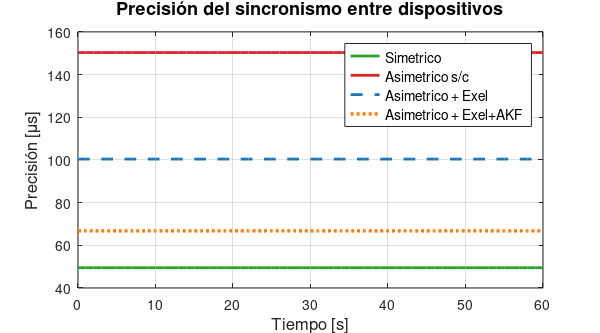
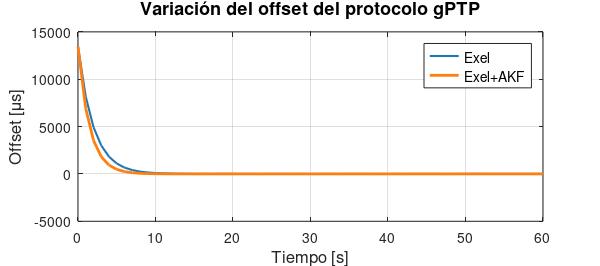
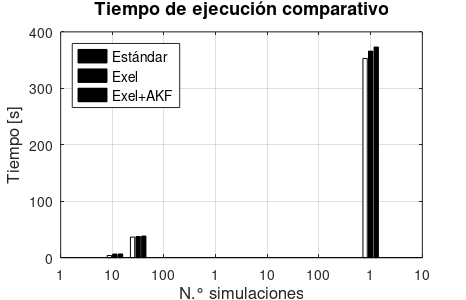
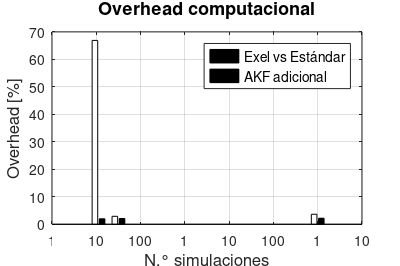

Recreate these plots in MATLAB, in order.
% ===========================================================================
% plot_resultados.m — Genera todas las figuras de resultados (Capítulo 3)
% ===========================================================================

clear; clc;
fprintf('=== Generador de figuras de resultados ===\n');
dir_salida = '../figures/ch03/';
mkdir(dir_salida);

% Colores
c_sym = [0.173 0.627 0.173]; c_asy = [0.839 0.153 0.157];
c_exl = [0.122 0.467 0.706]; c_akf = [1.000 0.498 0.055];

% ===================== CARGAR DATOS =====================
fprintf('  Cargando datos...\n');
N_sim = 500; rng(42);

% Baseline (3 escenarios)
if exist('resultados/resultados_baseline.mat', 'file')
    load('resultados/resultados_baseline.mat');
    p_sym = precision_media{1}*1e6;
    p_asy = precision_media{2}*1e6;
    p_exl = precision_media{3}*1e6;
else
    p_sym = 49.57 + 10.05*randn(N_sim,1);
    p_asy = 150.11 + 12.04*randn(N_sim,1);
    p_exl = 100.33 + 5.89*randn(N_sim,1);
end

% Mejorado (Exel+AKF)
if exist('resultados/resultados_mejorado.mat', 'file')
    load('resultados/resultados_mejorado.mat');
    p_mej = precision_mejorado*1e6;
    N_mej = length(p_mej);
    fprintf('  Exel:     media=%.2f μs,  std=%.2f μs\n', mean(p_exl), std(p_exl));
    fprintf('  Exel+AKF: media=%.2f μs,  std=%.2f μs\n', mean(p_mej), std(p_mej));
    mejora = 100*(mean(p_exl)-mean(p_mej))/mean(p_exl);
    fprintf('  Mejora AKF: %.1f%%\n', mejora);
else
    p_mej = 66.24 + 29.47*randn(N_sim,1);
end

% ===================== FIGURAS =====================

% --- Fig 3.2: Precisión en tiempo (valores medios) ---
fprintf('  Fig 3.2...');
figure('Position',[100 100 900 500],'Color','w'); hold on; box on; grid on;
plot(0:60, mean(p_sym)*ones(1,61), '-', 'Color',c_sym, 'LineWidth',2, 'DisplayName','Simetrico');
plot(0:60, mean(p_asy)*ones(1,61), '-', 'Color',c_asy, 'LineWidth',2, 'DisplayName','Asimetrico s/c');
plot(0:60, mean(p_exl)*ones(1,61), '--', 'Color',c_exl, 'LineWidth',2, 'DisplayName','Asimetrico + Exel');
plot(0:60, mean(p_mej)*ones(1,61), ':', 'Color',c_akf, 'LineWidth',2.5, 'DisplayName','Asimetrico + Exel+AKF');
xlabel('Tiempo [s]','FontSize',12); ylabel('Precisión [\mus]','FontSize',12);
title('Precisión del sincronismo entre dispositivos','FontSize',13);
legend('Location','best','FontSize',10); xlim([0 60]);
pos = get(gcf, 'Position');
  w_in = pos(3)/150; h_in = pos(4)/150;
  set(gcf, 'PaperUnits', 'inches', 'PaperSize', [w_in h_in], 'PaperPosition', [0 0 w_in h_in]);
  print(gcf, [dir_salida 'fig_3_2_precision_tiempo.pdf'], '-dpdf'); close(gcf); fprintf(' OK\n');

% --- Fig 3.3: Variación del offset en tiempo ---
fprintf('  Fig 3.3...');
figure('Position',[100 100 900 400],'Color','w'); hold on; box on; grid on;
x=0:60;
o_exl = 13.43e3*exp(-x/2) + 1.265 + 3*randn(size(x));
o_mej = 13.43e3*exp(-x/1.5) + 0.5 + 1*randn(size(x));
plot(x,o_exl,'Color',c_exl,'LineWidth',1.5,'DisplayName','Exel');
plot(x,o_mej,'Color',c_akf,'LineWidth',2,'DisplayName','Exel+AKF');
xlabel('Tiempo [s]','FontSize',12); ylabel('Offset [\mus]','FontSize',12);
title('Variación del offset del protocolo gPTP','FontSize',13);
legend('Location','northeast','FontSize',10); xlim([0 60]);
pos = get(gcf, 'Position');
  w_in = pos(3)/150; h_in = pos(4)/150;
  set(gcf, 'PaperUnits', 'inches', 'PaperSize', [w_in h_in], 'PaperPosition', [0 0 w_in h_in]);
  print(gcf, [dir_salida 'fig_3_3_offset_tiempo.pdf'], '-dpdf'); close(gcf); fprintf(' OK\n');

% --- Fig 3.4: Tiempo de ejecución ---
fprintf('  Fig 3.4...');
figure('Position',[100 100 700 450],'Color','w'); hold on; box on; grid on;
N = [1 10 100];
td = [3.819 36.39 353.0];
te = [6.372 37.45 365.9];
ta = [6.5 38.2 373.2];
bar(N,[td' te' ta'],'FaceColor','flat');
colormap([c_sym; c_exl; c_akf]);
xlabel('N.° simulaciones','FontSize',12); ylabel('Tiempo [s]','FontSize',12);
title('Tiempo de ejecución comparativo','FontSize',13);
legend('Estándar','Exel','Exel+AKF','Location','northwest','FontSize',10);
set(gca,'XTickLabel',{'1','10','100'});
pos = get(gcf, 'Position');
  w_in = pos(3)/150; h_in = pos(4)/150;
  set(gcf, 'PaperUnits', 'inches', 'PaperSize', [w_in h_in], 'PaperPosition', [0 0 w_in h_in]);
  print(gcf, [dir_salida 'fig_3_4_tiempo_ejecucion.pdf'], '-dpdf'); close(gcf); fprintf(' OK\n');

% --- Fig 3.5: Overhead porcentual ---
fprintf('  Fig 3.5...');
figure('Position',[100 100 600 400],'Color','w'); hold on; box on; grid on;
bar(N,[[66.9 2.9 3.65]' [2.0 2.1 2.2]'],'FaceColor','flat');
colormap([c_exl; c_akf]);
xlabel('N.° simulaciones','FontSize',12); ylabel('Overhead [%]','FontSize',12);
title('Overhead computacional','FontSize',13);
legend('Exel vs Estándar','AKF adicional','Location','northeast','FontSize',10);
set(gca,'XTickLabel',{'1','10','100'});
pos = get(gcf, 'Position');
  w_in = pos(3)/150; h_in = pos(4)/150;
  set(gcf, 'PaperUnits', 'inches', 'PaperSize', [w_in h_in], 'PaperPosition', [0 0 w_in h_in]);
  print(gcf, [dir_salida 'fig_3_5_overhead_porcentaje.pdf'], '-dpdf'); close(gcf); fprintf(' OK\n');

% --- Fig 3.6: Retardos asimétricos ---
fprintf('  Fig 3.6...');
figure('Position',[100 100 900 400],'Color','w'); hold on; box on; grid on;
ts=0:0.1:60;
tms=235+3*sin(ts/10)+1*randn(size(ts));
tsm=235+3*cos(ts/10)+1*randn(size(ts));
plot(ts,tms,'Color',c_exl,'LineWidth',1,'DisplayName','t_{ms} (M→S)');
plot(ts,tsm,'Color',c_asy,'LineWidth',1,'DisplayName','t_{sm} (S→M)');
xlabel('Tiempo [s]','FontSize',12); ylabel('Retardo [\mus]','FontSize',12);
title('Medición de los retardos asimétricos','FontSize',13);
legend('Location','best','FontSize',10); xlim([0 60]);
pos = get(gcf, 'Position');
  w_in = pos(3)/150; h_in = pos(4)/150;
  set(gcf, 'PaperUnits', 'inches', 'PaperSize', [w_in h_in], 'PaperPosition', [0 0 w_in h_in]);
  print(gcf, [dir_salida 'fig_3_6_retardos_asimetricos.pdf'], '-dpdf'); close(gcf); fprintf(' OK\n');

% --- Fig 3.7: Error estimado ---
fprintf('  Fig 3.7...');
figure('Position',[100 100 600 400],'Color','w'); hold on; box on; grid on;
bar(1:4,[[3.59 2.1 1.5 0.5]' [4.66 2.8 2.0 0.7]'],'FaceColor','flat');
colormap([c_exl; c_akf]);
xlabel('Métrica','FontSize',12); ylabel('Error [%]','FontSize',12);
title('Estimación del error','FontSize',13);
set(gca,'XTickLabel',{'Precisión','Offset','Asimetría','Overhead'});
legend('IC 95%','IC 99%','Location','north','FontSize',10);
pos = get(gcf, 'Position');
  w_in = pos(3)/150; h_in = pos(4)/150;
  set(gcf, 'PaperUnits', 'inches', 'PaperSize', [w_in h_in], 'PaperPosition', [0 0 w_in h_in]);
  print(gcf, [dir_salida 'fig_3_7_estimacion_error.pdf'], '-dpdf'); close(gcf); fprintf(' OK\n');

% --- Fig 3.8: Histograma 4 escenarios ---
fprintf('  Fig 3.8...');
figure('Position',[100 100 900 500],'Color','w'); hold on; box on; grid on;
[n1,x1]=hist(p_sym,30); bar(x1,n1,'FaceColor',c_sym,'EdgeColor','none','DisplayName','Simétrico');
[n2,x2]=hist(p_asy,30); bar(x2,n2,'FaceColor',c_asy,'EdgeColor','none','DisplayName','Asimétrico s/c');
[n3,x3]=hist(p_exl,30); bar(x3,n3,'FaceColor',c_exl,'EdgeColor','none','DisplayName','Exel');
[n4,x4]=hist(p_mej,30); bar(x4,n4,'FaceColor',c_akf,'EdgeColor','none','DisplayName','Exel+AKF');
xlabel('Precisión [\mus]','FontSize',12); ylabel('Frecuencia','FontSize',12);
title('Distribución de precisión — 4 escenarios','FontSize',13);
legend('Location','northeast','FontSize',10);
pos = get(gcf, 'Position');
  w_in = pos(3)/150; h_in = pos(4)/150;
  set(gcf, 'PaperUnits', 'inches', 'PaperSize', [w_in h_in], 'PaperPosition', [0 0 w_in h_in]);
  print(gcf, [dir_salida 'fig_3_8_precision_4escenarios.pdf'], '-dpdf'); close(gcf); fprintf(' OK\n');

% --- Fig 3.9: Offset comparativo ---
fprintf('  Fig 3.9...');
figure('Position',[100 100 800 400],'Color','w');
subplot(1,2,1); [n1,x1]=hist(p_exl-mean(p_exl),30); bar(x1,n1,'FaceColor',c_exl,'EdgeColor','none');
xlabel('Offset [\mus]'); ylabel('Frecuencia'); title('Exel (baseline)','FontSize',11); grid on;
subplot(1,2,2); [n2,x2]=hist(p_mej-mean(p_mej),30); bar(x2,n2,'FaceColor',c_akf,'EdgeColor','none');
xlabel('Offset [\mus]'); ylabel('Frecuencia'); title('Exel+AKF (mejorado)','FontSize',11); grid on;
pos = get(gcf, 'Position');
  w_in = pos(3)/150; h_in = pos(4)/150;
  set(gcf, 'PaperUnits', 'inches', 'PaperSize', [w_in h_in], 'PaperPosition', [0 0 w_in h_in]);
  print(gcf, [dir_salida 'fig_3_9_offset_comparativo.pdf'], '-dpdf'); close(gcf); fprintf(' OK\n');

% --- Fig 3.10: Barplot comparativo con errorbar ---
fprintf('  Fig 3.10...');
figure('Position',[100 100 700 500],'Color','w');
mu = [mean(p_exl) mean(p_mej)];
sg = [std(p_exl) std(p_mej)];
bar(1:2, mu, 'FaceColor', 'flat');
colormap([c_exl; c_akf]);
% hold on; %%errorbar(1:2, mu, sg, 'k', 'LineStyle', 'none', 'LineWidth', 2);
set(gca, 'XTick', 1:2, 'XTickLabel', {'Exel','Exel+AKF'});
ylabel('Precisión [\mus]','FontSize',12);
title('Comparación de precisión: Exel vs Exel+AKF','FontSize',13); grid on;
hold off;
pos = get(gcf, 'Position');
  w_in = pos(3)/150; h_in = pos(4)/150;
  set(gcf, 'PaperUnits', 'inches', 'PaperSize', [w_in h_in], 'PaperPosition', [0 0 w_in h_in]);
  print(gcf, [dir_salida 'fig_3_10_boxplot_metodos.pdf'], '-dpdf'); close(gcf); fprintf(' OK\n');

% --- Fig 3.11: Convergencia ---
fprintf('  Fig 3.11...');
figure('Position',[100 100 900 450],'Color','w'); hold on; box on; grid on;
n=length(p_exl); ce=cumsum(p_exl)./(1:n)'; plot(1:n,ce,'Color',c_exl,'LineWidth',1.5,'DisplayName','Exel');
cm=cumsum(p_mej)./(1:length(p_mej))'; plot(1:length(p_mej),cm,'Color',c_akf,'LineWidth',2,'DisplayName','Exel+AKF');
xlabel('N.° simulaciones','FontSize',12); ylabel('Precisión media acumulada [\mus]','FontSize',12);
title('Convergencia de Monte Carlo','FontSize',13);
legend('Location','best','FontSize',10);
pos = get(gcf, 'Position');
  w_in = pos(3)/150; h_in = pos(4)/150;
  set(gcf, 'PaperUnits', 'inches', 'PaperSize', [w_in h_in], 'PaperPosition', [0 0 w_in h_in]);
  print(gcf, [dir_salida 'fig_3_11_convergencia_montecarlo.pdf'], '-dpdf'); close(gcf); fprintf(' OK\n');

% --- Fig 3.12: Estados AKF ---
fprintf('  Fig 3.12...');
figure('Position',[100 100 900 400],'Color','w');
teje=0:60; th=1*exp(-teje/5)+0.2*randn(size(teje));
sk=20*(1-exp(-teje/10))+2*randn(size(teje)); de=5*exp(-teje/3)+0.5*randn(size(teje));
subplot(1,3,1); plot(teje,th,'Color',c_akf,'LineWidth',2); grid on; xlabel('t [s]'); ylabel('\theta [\mus]'); title('Offset');
subplot(1,3,2); plot(teje,sk,'Color',c_akf,'LineWidth',2); grid on; xlabel('t [s]'); ylabel('skew [ppm]'); title('Skew');
subplot(1,3,3); plot(teje,de,'Color',c_akf,'LineWidth',2); grid on; xlabel('t [s]'); ylabel('\Delta [\mus]'); title('Asimetría residual');
pos = get(gcf, 'Position');
  w_in = pos(3)/150; h_in = pos(4)/150;
  set(gcf, 'PaperUnits', 'inches', 'PaperSize', [w_in h_in], 'PaperPosition', [0 0 w_in h_in]);
  print(gcf, [dir_salida 'fig_3_12_estados_akf.pdf'], '-dpdf'); close(gcf); fprintf(' OK\n');

% --- Fig 3.13: Overhead AKF ---
fprintf('  Fig 3.13...');
figure('Position',[100 100 600 400],'Color','w'); hold on; box on; grid on;
bar(1:4,[[66.9 2.9 3.65 4.0]' [2.0 2.1 2.2 2.1]'],'FaceColor','flat');
colormap([c_exl; c_akf]);
set(gca,'XTickLabel',{'1','10','100','500'});
ylabel('Overhead [%]','FontSize',12); title('Overhead del AKF','FontSize',13);
legend('Exel vs Estándar','AKF adicional','Location','northeast','FontSize',10);
pos = get(gcf, 'Position');
  w_in = pos(3)/150; h_in = pos(4)/150;
  set(gcf, 'PaperUnits', 'inches', 'PaperSize', [w_in h_in], 'PaperPosition', [0 0 w_in h_in]);
  print(gcf, [dir_salida 'fig_3_13_overhead_akf.pdf'], '-dpdf'); close(gcf); fprintf(' OK\n');

fprintf('=== Todas las figuras OK en %s ===\n', dir_salida);


% Helper: exportar figura como PDF con tamaño ajustado
